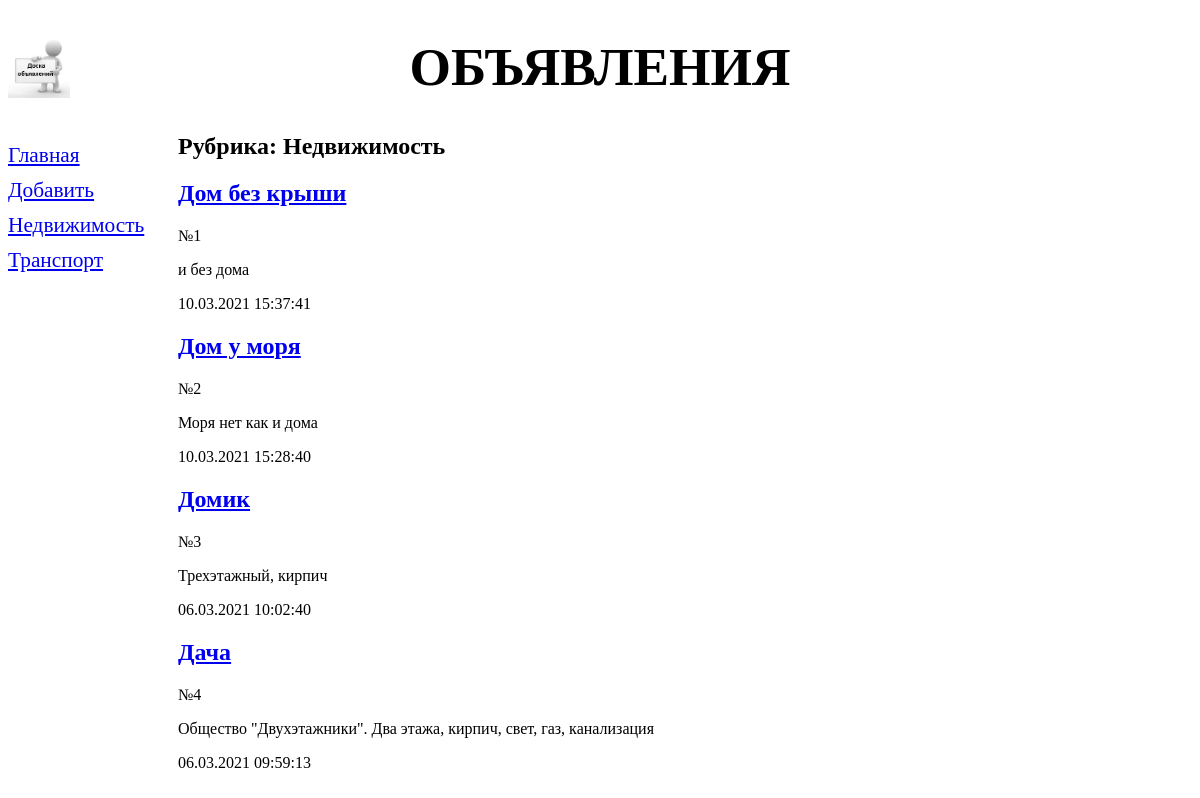
Screenshot of /bboard/1/ with the database file from the repository.
### bboard/models.py (models this page shows, shortened)
class Rubric(models.Model):
    name = models.CharField(max_length=20, db_index=True, verbose_name='Название')
    class Meta:
        verbose_name_plural = 'Рубрики'
        verbose_name = 'Рубрика'
        ordering = ['name']

class Bb(models.Model):
    title = models.CharField(max_length=50, verbose_name='Товар')
    content = models.TextField(null=True, blank=True, verbose_name='Описание')
    price = models.FloatField(null=True, blank=True, verbose_name='Цена')
    published = models.DateTimeField(auto_now_add=True, db_index=True, verbose_name='Опубликовано')
    rubric = models.ForeignKey('Rubric', null=True, on_delete=models.PROTECT, verbose_name='Рубрика')
    class Meta:
        verbose_name_plural = 'Объявления'
        verbose_name = 'Объявление'
        ordering = ['-published']

### bboard/views.py (the view)
# urls.py: path('<int:rubric_id>/', BbByRubricView.as_view(), name='by_rubric'),
class BbByRubricView(SingleObjectMixin, ListView):
    template_name = 'bboard/by_rubric.html'
    pk_url_kwarg = 'rubric_id'
    def get(self, request, *args, **kwargs):
        self.object = self.get_object(queryset=Rubric.objects.all())
        return super().get(request, *args, **kwargs)
    def get_context_data(self, **kwargs):
        context = super().get_context_data(**kwargs)
        context['current_rubric'] = self.object
        context['rubrics'] = Rubric.objects.all()
        context['bbs'] = context['object_list']
        return context
    def get_queryset(self):
        return self.object.bb_set.all()

### templates/bboard/by_rubric.html (shortened to what this page needs)
{% extends 'layout/basic.html' %}
{% block content %}
    <h2>Рубрика: {{ current_rubric.name }}</h2>
    {% for bb in bbs %}
        <div class="{% cycle 'b1' 'b2' %}">
            <h2><a href="{% url 'detail' pk=bb.pk %}">{{ bb.title }}</a></h2>
                    <p>№{{ forloop.counter }}</p>
            <p>{{ bb.content }}</p>
            <p>{{ bb.published|date:"d.m.Y H:i:s" }}</p>
        </div>
    {% endfor %}
{% endblock %}

### templates/layout/basic.html (shortened to what this page needs)
{% load static %}
<!DOCTYPE html>
<html lang="ru">
<head>
    <link rel="stylesheet" type="text/css" href="{% static 'bboard/style.css' %}">
</head>
<body>
<header>
    <h1>Объявления</h1>
</header>
<nav>
    <a href="{% url 'index' %}">Главная</a>
    <a href="{% url 'add' %}">Добавить</a>
    {% for rubric in rubrics %}
        <a href="{% url 'by_rubric' rubric.pk %}">{{ rubric.name }}</a>
    {% endfor %}
</nav>
<section>
    {% block content %}
    {% endblock %}
</section>
</body>
</html>

### static/bboard/style.css (style rules this page uses)
header h1 { font-size: 40pt; text-transform: uppercase; text-align: center; background: url("bg.jpg") left/auto 100% no-repeat; }
nav { font-size: 16pt; width: 150px; float: left; }
nav a { display: block; margin: 10px 0; }
section { margin-left: 170px; }

### rows the page displays
Rubric: name "Недвижимость"
Rubric: name "Транспорт"
Bb: title "Дом без крыши", content "и без дома", published "10.03.2021 15:37:41"
Bb: title "Дом у моря", content "Моря нет как и дома", published "10.03.2021 15:28:40"
Bb: title "Домик", content "Трехэтажный, кирпич", published "06.03.2021 10:02:40"
Bb: title "Дача", content "Общество \"Двухэтажники\". Два этажа, кирпич, свет, газ, канализация", published "06.03.2021 09:59:13"
